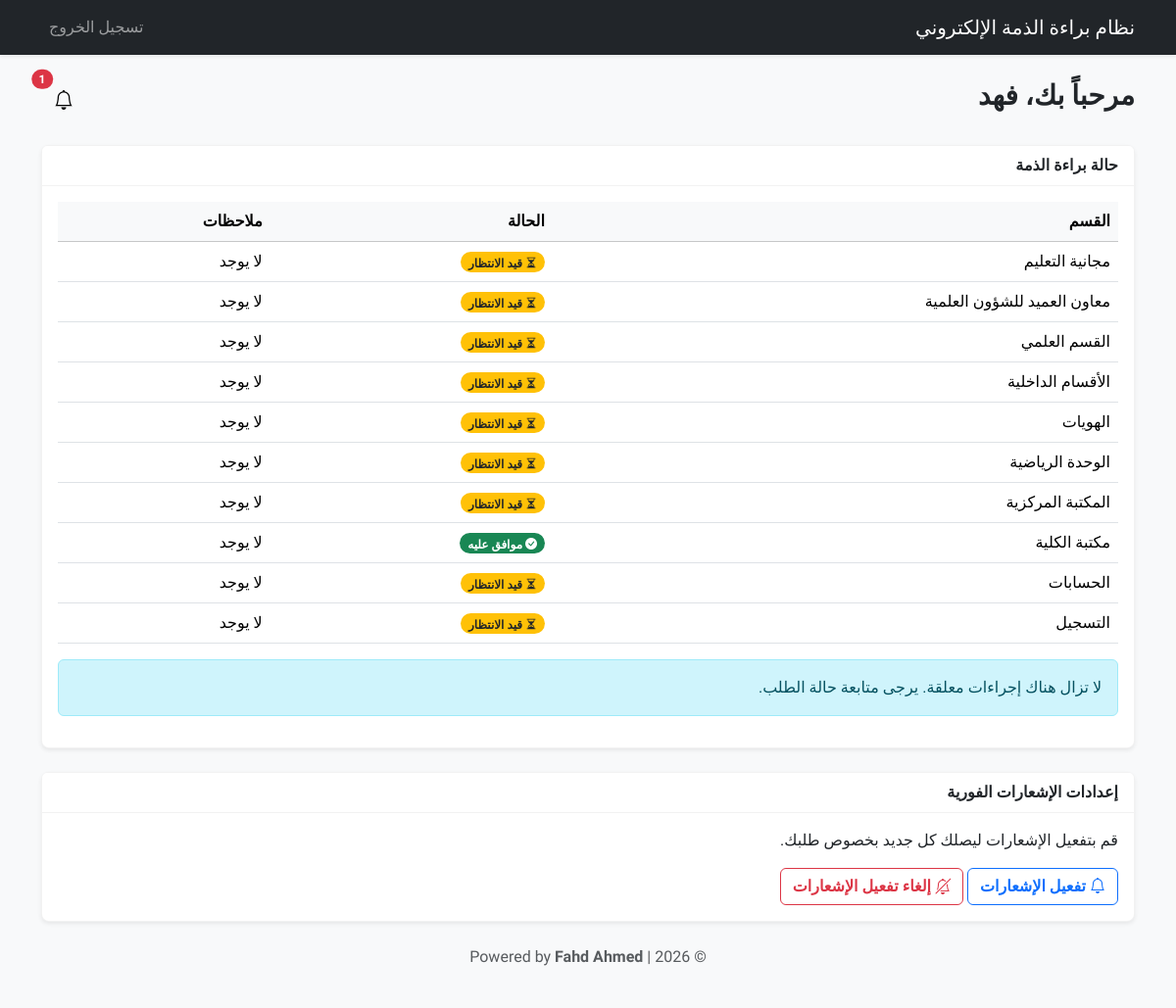
/student (signed in), run on the app's committed database.
### app/models.py (models this page shows, shortened)
class User(db.Model, UserMixin):
    id = db.Column(db.Integer, primary_key=True)
    university_id = db.Column(db.String(20), unique=True, nullable=True)  # الرقم الجامعي (خاص بالطلاب)
    username = db.Column(db.String(50), unique=True, nullable=True)       # اسم المستخدم (للموظفين والمدراء)
    email = db.Column(db.String(120), unique=True, nullable=True)         # البريد الإلكتروني
    password_hash = db.Column(db.String(128), nullable=False)             # كلمة المرور المشفرة
    role = db.Column(db.String(20), nullable=False)  # دور المستخدم: 'student', 'system_admin', 'department_officer'
    full_name = db.Column(db.String(100), nullable=True) # الاسم الكامل (للعرض فقط)
    department = db.Column(db.String(100), nullable=True) # القسم (للموظفين والطلاب)
    stage = db.Column(db.String(50), nullable=True)       # المرحلة الدراسية (للطلاب)
    study_type = db.Column(db.String(50), nullable=True)  # نوع الدراسة: صباحي/مسائي (للطلاب)
    created_at = db.Column(db.DateTime, default=datetime.utcnow) # تاريخ إنشاء الحساب

class ClearanceStatus(db.Model):
    id = db.Column(db.Integer, primary_key=True)
    student_id = db.Column(db.Integer, db.ForeignKey('user.id'), nullable=False) # معرف الطالب
    department = db.Column(db.String(100), nullable=False)  # اسم القسم المعني بالموافقة
    status = db.Column(db.String(20), default='pending')  # الحالة: pending (قيد الانتظار), approved (موافق عليه), rejected (مرفوض)
    comment = db.Column(db.Text, nullable=True) # ملاحظات مسؤول القسم
    updated_at = db.Column(db.DateTime, default=datetime.utcnow) # تاريخ آخر تحديث
    student = db.relationship('User', backref='clearance_statuses')

### app/routes/__init__.py (the view)
@main_routes.route('/student')
@login_required
def student():
    if current_user.role != 'student':
        return redirect(url_for('main.login'))
    records = ClearanceStatus.query.filter_by(student_id=current_user.id).all()
    all_app = all(r.status == 'approved' for r in records)
    form = ClearanceRequestForm()
    return render_template(
        'student.html',
        student=current_user,
        clearance_records=records,
        all_approved=all_app,
        vapid_public_key=current_app.config.get('VAPID_PUBLIC_KEY'),
        DEPARTMENTS=DEPARTMENTS,
        form=form
    )

### app/__init__.py (called while the page is built)
def format_local_time(utc_dt):
    if not utc_dt:
        return ""
    local_dt = utc_dt + timedelta(hours=3)
    return local_dt.strftime('%Y-%m-%d %H:%M')

def create_app():
    root = os.path.abspath(os.path.join(os.path.dirname(__file__), '..'))
    app = Flask(
        __name__,
        static_folder=os.path.join(root, 'static'),
        static_url_path=''
    )
    app.config.from_object('config')
    app.config['SECRET_KEY'] = '4a8a6021f1e313a3f4e1f7d2f9d7c8c8b6a3e1d1f2a3a1b5'
    app.config['SQLALCHEMY_DATABASE_URI'] = 'sqlite:///../instance/database.db'
    db.init_app(app)
    login_manager.init_app(app)
    csrf.init_app(app)  # تفعيل حماية CSRF
    mail.init_app(app)
    login_manager.login_view = 'main.login'
    @login_manager.user_loader
    def load_user(user_id):
        return User.query.get(int(user_id))
    app.register_blueprint(main_routes)
    app.jinja_env.filters['local_time'] = format_local_time
    @app.context_processor
    def inject_now():
        return {'now': datetime.utcnow()}
    return app

### app/templates/student.html (shortened to what this page needs)
{% extends "base.html" %}
{% block content %}
<div class="d-flex justify-content-between align-items-center mb-4">
    <h3>مرحباً بك، {{ student.full_name or student.username }}</h3>
    <button class="btn btn-light position-relative" type="button" id="notificationDropdown" data-bs-toggle="dropdown"
        aria-expanded="false">
        <i class="bi bi-bell fs-5"></i>
        {% set unread = current_user.notifications|selectattr('is_read','equalto',False)|list|length %}
        {% if unread > 0 %}
        <span
            class="badge bg-danger rounded-pill position-absolute top-0 start-100 translate-middle notification-badge">{{
            unread }}</span>
        {% endif %}
    </button>
</div>
<div class="card">
    <div class="card-header">
        حالة براءة الذمة
    </div>
    <div class="card-body">
        {% set total_departments = DEPARTMENTS|length %}
        {% set total_records = clearance_records|length %}
        {% if total_records == 0 %}
        <p>لم تقم بطلب براءة ذمة بعد.</p>
        <form action="{{ url_for('main.request_clearance') }}" method="POST">
            {{ form.csrf_token }}
            <button type="submit" class="btn btn-primary">بدء طلب براءة ذمة</button>
        </form>
        {% else %}
        <table class="table table-hover">
            <thead class="table-light">
                <tr>
                    <th>القسم</th>
                    <th>الحالة</th>
                    <th>ملاحظات</th>
                </tr>
            </thead>
            <tbody>
                {% for record in clearance_records %}
                <tr>
                    <td>{{ record.department }}</td>
                    <td>
                        {% if record.status == 'approved' %}
                        <span class="badge bg-success rounded-pill"><i class="bi bi-check-circle-fill status-icon"></i>
                            موافق
                            عليه</span>
                        {% elif record.status == 'rejected' %}
                        <span class="badge bg-danger rounded-pill"><i class="bi bi-x-circle-fill status-icon"></i>
                            مرفوض</span>
                        {% else %}
                        <span class="badge bg-warning text-dark rounded-pill"><i
                                class="bi bi-hourglass-split status-icon"></i> قيد
                            الانتظار</span>
                        {% endif %}
                    </td>
                    <td>{{ record.comment or 'لا يوجد' }}</td>
                </tr>
                {% endfor %}
            </tbody>
        </table>
        {% if total_records == total_departments and all_approved %}
        <div class="alert alert-success mt-3">
            <h5 class="alert-heading">تهانينا!</h5>
            <p>لقد اكتملت براءة الذمة الخاصة بك. يمكنك الآن طباعة النموذج النهائي.</p>
        </div>
        <a href="{{ url_for('main.download_clearance_form') }}" class="btn btn-success"><i
                class="bi bi-printer-fill"></i> طباعة نموذج براءة الذمة</a>
        {% else %}
        <div class="alert alert-info mt-3">
            لا تزال هناك إجراءات معلقة. يرجى متابعة حالة الطلب.
        </div>
        {% endif %}
        {% endif %}
    </div>
</div>
<div class="card mt-4">
    <div class="card-header">
        إعدادات الإشعارات الفورية
    </div>
    <div class="card-body">
        <p>قم بتفعيل الإشعارات ليصلك كل جديد بخصوص طلبك.</p>
        <button id="enable-notifications" class="btn btn-outline-primary" data-vapid-key="{{ vapid_public_key }}">
            <i class="bi bi-bell"></i> تفعيل الإشعارات
        </button>
        <button id="disable-notifications" class="btn btn-outline-danger">
            <i class="bi bi-bell-slash"></i> إلغاء تفعيل الإشعارات
        </button>
    </div>
</div>
{% endblock %}

### app/static/css/styles.css (style rules this page uses)
:root { --primary-color: #0d6efd; --secondary-color: #6c757d; --light-bg: #f8f9fa; --dark-text: #212529; --border-radius: 0.5rem; }
body { font-family: 'Cairo', sans-serif; background-color: var(--light-bg); color: var(--dark-text); }
.card { border: 1px solid rgba(0, 0, 0, .05); border-radius: var(--border-radius); box-shadow: 0 0.125rem 0.25rem rgba(0, 0, 0, 0.075); }
.card-header { background-color: white; border-bottom: 1px solid rgba(0, 0, 0, .05); font-weight: 600; }
h1, h2, h3, h4, h5, h6 { font-weight: 700; }
.btn { font-family: 'Cairo', sans-serif; font-weight: 600; }
.table th { font-weight: 600; }

### data on the page
User: full_name "فهد"
ClearanceStatus: department "مجانية التعليم", status "pending" (drawn), comment "لا يوجد"
ClearanceStatus: department "معاون العميد للشؤون العلمية", status "pending" (drawn), comment "لا يوجد"
ClearanceStatus: department "القسم العلمي", status "pending" (drawn), comment "لا يوجد"
ClearanceStatus: department "الأقسام الداخلية", status "pending" (drawn), comment "لا يوجد"
ClearanceStatus: department "الهويات", status "pending" (drawn), comment "لا يوجد"
ClearanceStatus: department "الوحدة الرياضية", status "pending" (drawn), comment "لا يوجد"
ClearanceStatus: department "المكتبة المركزية", status "pending" (drawn), comment "لا يوجد"
ClearanceStatus: department "مكتبة الكلية", status "approved" (drawn), comment "لا يوجد"
ClearanceStatus: department "الحسابات", status "pending" (drawn), comment "لا يوجد"
ClearanceStatus: department "التسجيل", status "pending" (drawn), comment "لا يوجد"

### other printed values
{{ unread }} "1"
